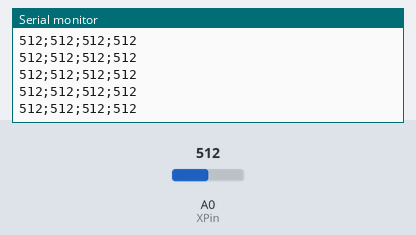
Bench run of a sketch on a simulated Arduino Uno, built with avr-gcc and run on an emulated ATmega328P. On the bench: the last lines printed to the serial monitor. The inputs (shaded band) are chosen by the test bench; at power-on: A0 (XPin) = 512.

Above: at 1.2 s.
1.3 s: A0 (XPin) set to 983
At 2.3 s:
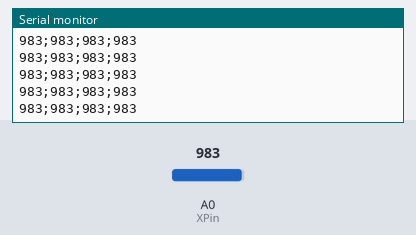
4.3 s: A0 (XPin) set to 1016
At 5.0 s:
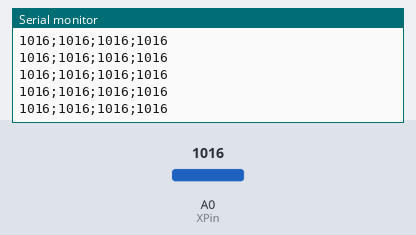
Timing chart, 0 to 7.3 s (numbered marks = the images above; inputs shaded):
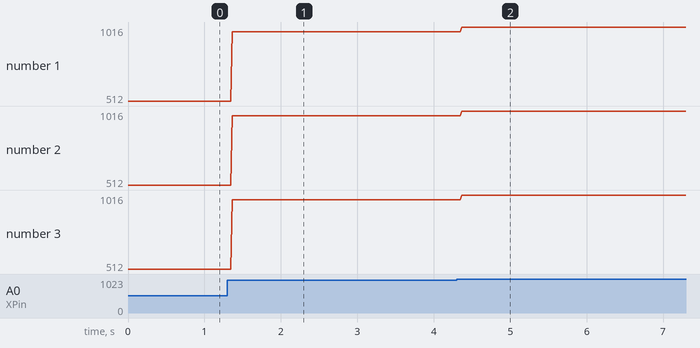

Measured:
- after the input at 1.3 s, the serial monitor: prints a new line after 0.06 s (image 1)
- after the input at 4.3 s, the serial monitor: prints a new line after 0.07 s (image 2)
- plotted number 1: 512 → 983 after the input at 1.3 s, 983 → 1016 after the input at 4.3 s
- plotted number 2: 512 → 983 after the input at 1.3 s, 983 → 1016 after the input at 4.3 s
- plotted number 3: 512 → 983 after the input at 1.3 s, 983 → 1016 after the input at 4.3 s

The sketch:

WheelPlay_ino.ino
```cpp
const int XPin = A0;
const int RxPin = A0;
const int RyPin = A0;
const int RzPin = A0;

void setup() {

  Serial.begin(9600);
}

void loop() {

  // print the results to the serial monitor:
  Serial.print(analogRead(XPin));
  Serial.print(";");
  Serial.print(analogRead(RxPin));
  Serial.print(";");
  Serial.print(analogRead(RyPin));
  Serial.print(";");
  Serial.print(analogRead(XPin));
  Serial.println("");

  delay(10);
}
```
